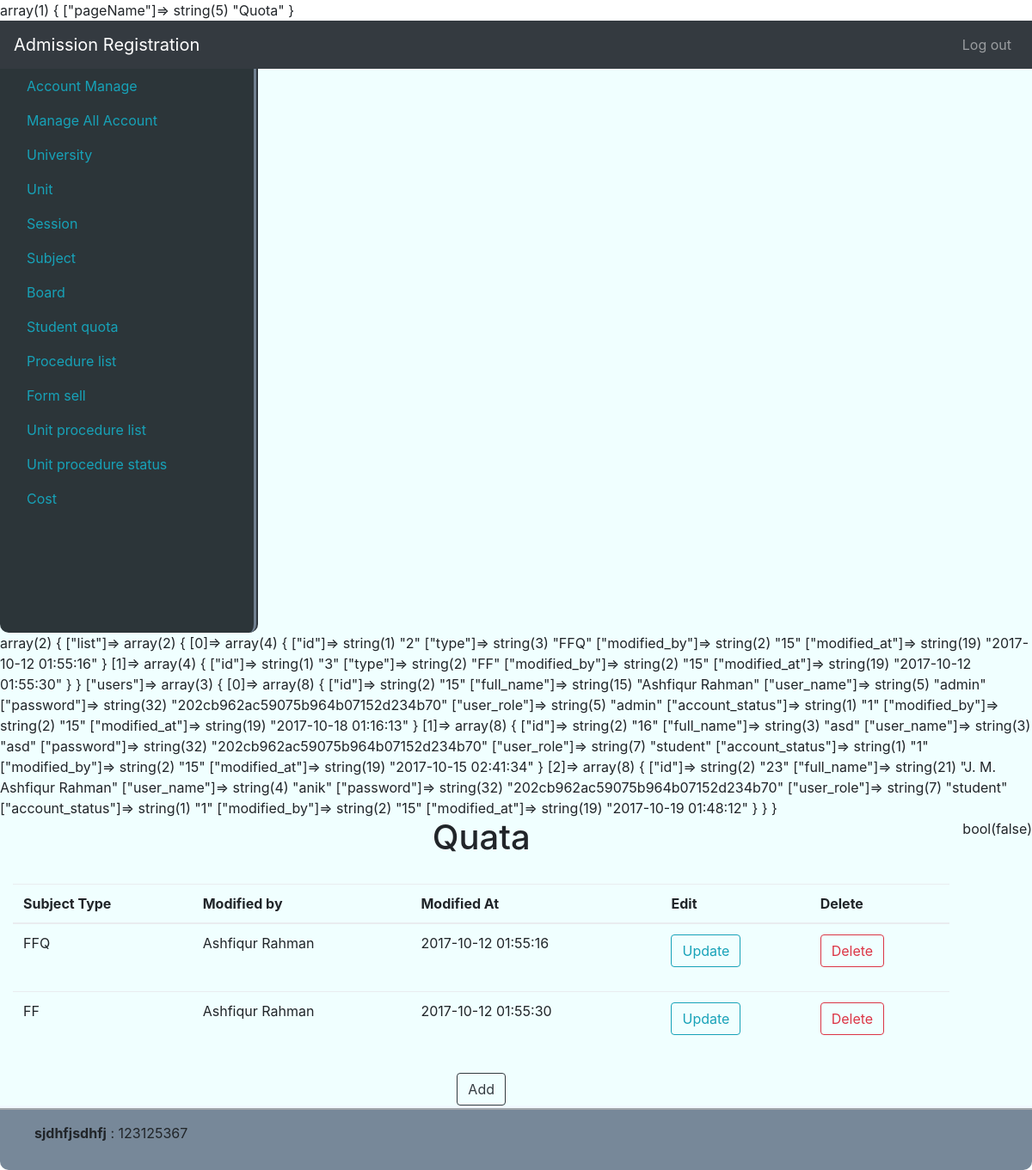
Screenshot of /Quota (signed in) with the database file from the repository.
### tables this page shows
CREATE TABLE `quota` (
  `id` int(11) NOT NULL,
  `type` varchar(10) NOT NULL,
  `modified_by` int(11) NOT NULL,
  `modified_at` timestamp NOT NULL DEFAULT CURRENT_TIMESTAMP ON UPDATE CURRENT_TIMESTAMP
);

CREATE TABLE `users` (
  `id` int(11) NOT NULL,
  `full_name` varchar(256) NOT NULL,
  `user_name` varchar(20) NOT NULL,
  `password` varchar(256) NOT NULL,
  `user_role` enum('admin','manager','data_entry','student') NOT NULL,
  `account_status` tinyint(1) NOT NULL,
  `modified_by` int(11) NOT NULL,
  `modified_at` timestamp NOT NULL DEFAULT CURRENT_TIMESTAMP ON UPDATE CURRENT_TIMESTAMP
);

### system/libs/Load.php (called while the page is built, shortened)
<?php
class Load
{
    public function view($fileName, $data = false)
    {
        var_dump($data);
        include 'app/views/'.$fileName.'.php';
    }
    public function model($modelName){
        return new $modelName();
    }
}

### app/controllers/Quota.php (called while the page is built, shortened)
<?php
class Quota extends MainController{
    public function index(){
        self::quota();
    }
    public function quota(){
        $data = ['pageName' => 'Quota'];
        $this->load->view("partials/header", $data);
        $simpleModel = $this->load->model('SimpleModel');
        $table['list'] = $simpleModel->getAll('quota');
        $table['users'] = $simpleModel->getAll('users');
        $this->load->view("admin/quota", $table);
        $this->load->view("partials/footer");
    }
}

### index.php (called while the page is built, shortened)
<?php
$mail = new Main();

### system/libs/Database.php (called while the page is built, shortened)
<?php
class Database extends PDO {
    public function select($sql, $data = array(), $fetchStyle = PDO::FETCH_ASSOC){
        $stmt = $this->prepare($sql);
        $stmt->execute();
        return $stmt->fetchAll($fetchStyle);
    }
}

### app/models/SimpleModel.php (called while the page is built, shortened)
<?php
class SimpleModel extends MainModel {
    public function getAll($table, $cond = false){
        if($cond){
            $sql = "SELECT * FROM $table WHERE $cond";
        }else{
            $sql = "SELECT * FROM $table";
        }
        return $this->db->select($sql);
    }
}

### system/libs/MainController.php (called while the page is built, shortened)
<?php
class MainController
{
    public function __construct()
    {
        $this->load = new Load();
    }
}

### system/libs/MainModel.php (called while the page is built, shortened)
<?php
class MainModel{
    public function __construct(){
        $dsn = 'mysql:dbname=se_addmission; host=localhost';
        $user = 'root';
        $pass = '';
        $this->db = new Database($dsn,$user,$pass);
    }
}

### app/views/admin/quota.php (the view, shortened to what this page needs)
<div class="col">
    <h1 style="text-align: center">Quata</h1>
    <div class="table-responsive">
        <br />
        <table id="session_table" class="table">
            <thead>
            <tr>
                <th >Subject Type</th>
                <th >Modified by</th>
                <th >Modified At</th>
                <th >Edit</th>
                <th >Delete</th>
            </tr>
            </thead>
            <tbody>
            <?php foreach ($data['list'] as $key => $value){?>
                <tr>
                    <td> <span><?php echo $value['type']?></span> </td>
                    <td>
                        <?php
                        foreach ($data['users'] as $k => $v) {
                            if($v['id'] == $value['modified_by']){
                                echo $v['full_name'];
                            }
                        }
                        ?>
                    </td>
                    <td><?php echo $value['modified_at']?></td>
                    <td>
                        <button type="button" name="update" value="<?php echo $value['id']?>" class="btn btn-outline-info my-2 my-sm-0" onclick="btn_update(this);" >Update</button>
                    </td>
                    <td>
                        <form action="<?php echo BASE_URL?>/Quota/delete" method="post">
                            <button type="submit" name="delete" value="<?php echo $value['id']?>" class="btn btn-outline-danger my-2 my-sm-0" onclick="return confirm('Do u really want to delete')" >Delete</button>
                        </form>
                    </td>
                </tr>
            <?php }?>
            </tbody>
        </table>
    </div>
    <div class="col crtbtn">
        <button type="button" id="add_button" data-toggle="modal" data-target="#dataModal" class="btn btn-outline-dark my-2 my-sm-0 crtbtn" onclick="btn_add(this);">Add</button>
    </div>
</div>

### rows the page displays
quota: type "FFQ", modified_at "2017-10-12 01:55:16", $value['id'] 2 (drawn)
users: full_name "Ashfiqur Rahman"
quota: type "FF", modified_at "2017-10-12 01:55:30", $value['id'] 3 (drawn)
